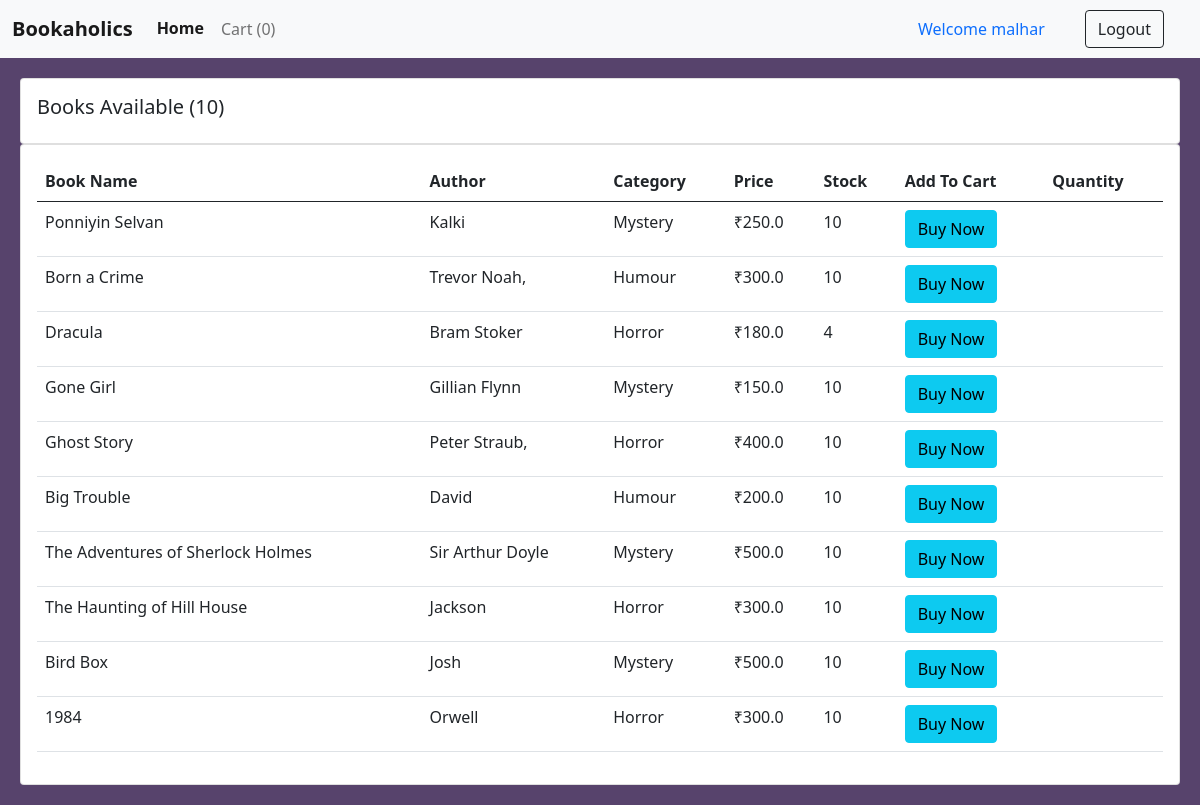
Page /for_users/ (signed in) on the committed database.
### books/models.py (models this page shows, shortened)
class Book(models.Model):
    CATEGORY = (
    ('Mystery', 'Mystery'),
    ('Thriller', 'Thriller'),
    ('Sci-Fi', 'Sci-Fi'),
    ('Humor', 'Humor'),
    ('Horror', 'Horror'),
    )
    book_name = models.CharField(max_length=100)
    author = models.CharField(max_length=100, default="")
    category = models.CharField(max_length=100, choices=CATEGORY)
    price = models.FloatField()
    stock = models.IntegerField(default=2)

### books/views.py (the view)
# urls.py: path("for_users/", views.Users, name="Users"),
@login_required(login_url = '/user_login')
def Users(request):
    books = Book.objects.all()
    total_books = books.count()
    return render (request, "for_user.html", {'books':books, 'total_books':total_books})

### books/templates/for_user.html (shortened to what this page needs)
{% extends 'user_navbar.html' %}
{% block cart-item %}
<li class="nav-item">
  <a class="nav-link btn btn-light" href="/checkout/" aria-current="page" >Cart
    (<span id="cart">0</span>)</a>
</li>
{% endblock %}
{% block body %}
<div style="background-color: #57436c; padding: 20px;">
<div class="row">
  <div class="col-md">
    <div class="card card-body">
      <h5>Books Available ({{total_books}})</h5>
    </div>
    <div class="card card-body">
      <table class="table">
        <thead>
          <tr>
            <th>Book Name</th>
            <th>Author</th>
            <th>Category</th>
            <th>Price</th>
            <th>Stock</th>
            <th>Add To Cart</th>
            <th>Quantity</th>
          </tr>
        </thead>
        {% for book in books %}
        <tr>
          <td id="namepr{{book.id}}">{{book.book_name}}</td>
          <td id="authorpr{{book.id}}">{{book.author}}</td>
          <td id="categorypr{{book.id}}">{{book.category}}</td>
          <td> ₹<span id="pricepr{{book.id}}">{{book.price}}</span></td>
          <td id="stock{{book.id}}">{{book.stock}}</td>
          <td><button id="pr{{book.id}}" class="btn btn-info cart">Buy Now</button></td>
          <td class="quantity" id="divpr{{book.id}}"></td>
        </tr>
        {% endfor %}
      </table>
    </div>
  </div>
</div>
{% endblock %}

### books/templates/user_navbar.html (shortened to what this page needs)
<!DOCTYPE html>
<html lang="en">
<head>
  <link href="https://cdn.jsdelivr.net/npm/bootstrap@5.0.2/dist/css/bootstrap.min.css" rel="stylesheet">
</head>
<body>
  <nav class="navbar navbar-expand-lg navbar-light bg-light">
    <div class="container-fluid">
      <a class="navbar-brand" href="/">Bookaholics</a>
      <div class="collapse navbar-collapse" id="navbarSupportedContent">
        <ul class="navbar-nav me-auto mb-2 mb-lg-0">
          <li class="nav-item">
            <a class="nav-link active" aria-current="page" href="/">Home</a>
          </li>
          {% block cart-item %}
          {% endblock %}
        </ul>
        {% if user.is_authenticated %}
        <a class="nav-link" href="#">Welcome {{request.user}}</a>
        <a href="/logout/" class="btn btn-outline-dark mx-4" type="submit">Logout</a>
        {% endif %}
      </div>
    </div>
  </nav>
  {% block body %}
  {% endblock %}
</body>
</html>

### books/templates/user_navbar.html (style rules this page uses)
.navbar-brand { color: white; font-weight: bold; }
.navbar-nav .nav-link { color: white; }
.nav-link.active { font-weight: bold; }

### rows in the picture
Book: book_name "Ponniyin Selvan", author "Kalki", category "Mystery", price "250.0", stock "10"
Book: book_name "Born a Crime", author "Trevor Noah,", category "Humour", price "300.0", stock "10"
Book: book_name "Dracula", author "Bram Stoker", category "Horror", price "180.0", stock "4"
Book: book_name "Gone Girl", author "Gillian Flynn", category "Mystery", price "150.0", stock "10"
Book: book_name "Ghost Story", author "Peter Straub,", category "Horror", price "400.0", stock "10"
Book: book_name "Big Trouble", author "David", category "Humour", price "200.0", stock "10"
Book: book_name "The Adventures of Sherlock Holmes", author "Sir Arthur Doyle", category "Mystery", price "500.0", stock "10"
Book: book_name "The Haunting of Hill House", author "Jackson", category "Horror", price "300.0", stock "10"
Book: book_name "Bird Box", author "Josh", category "Mystery", price "500.0", stock "10"
Book: book_name "1984", author "Orwell", category "Horror", price "300.0", stock "10"

### other values in the picture
{{ request.user }} "malhar"
{{ total_books }} "10"
